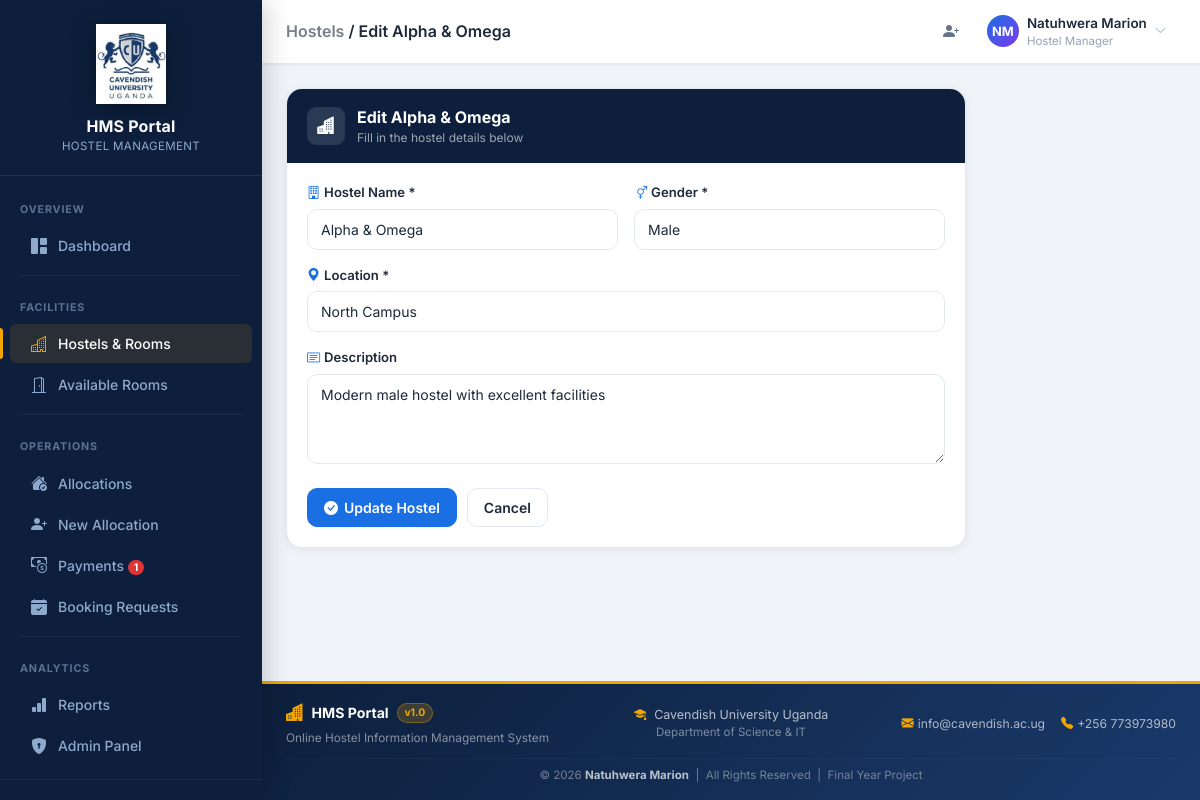
The app's page /hostels/1/edit/ (signed in) with its own data.
### users/models.py (models this page shows, shortened)
class CustomUser(AbstractUser):
    is_student = models.BooleanField(default=False, help_text="Designates if user is a student")
    is_manager = models.BooleanField(default=False, help_text="Designates if user is a hostel manager/admin")
    department = models.CharField(max_length=100, blank=True, null=True)
    level = models.CharField(max_length=20, blank=True, null=True, help_text="e.g., 100, 200, 300, 400")
    phone_number = models.CharField(max_length=15, blank=True, null=True)
    student_id = models.CharField(max_length=50, unique=True, blank=True, null=True)
    date_of_birth = models.DateField(blank=True, null=True)
    gender = models.CharField(max_length=10, choices=[('Male', 'Male'), ('Female', 'Female')], blank=True, null=True)
    photo = models.ImageField(upload_to='profile_photos/', blank=True, null=True, help_text="Profile photo")
    class Meta:
        verbose_name = "User"
        verbose_name_plural = "Users"

### hostels/models.py (models this page shows, shortened)
class Hostel(models.Model):
    GENDER_CHOICES = [
        ('Male', 'Male'),
        ('Female', 'Female'),
        ('Mixed', 'Mixed'),
    ]
    name = models.CharField(max_length=200, unique=True)
    location = models.CharField(max_length=300)
    gender = models.CharField(max_length=10, choices=GENDER_CHOICES)
    description = models.TextField(blank=True, null=True)
    image_url = models.URLField(max_length=500, blank=True, null=True, help_text="URL of the hostel banner image")
    price_per_semester = models.DecimalField(
        max_digits=12, decimal_places=2, null=True, blank=True,
        help_text="Hostel fee per semester (UGX)"
    )
    created_at = models.DateTimeField(auto_now_add=True)
    updated_at = models.DateTimeField(auto_now=True)
    class Meta:
        ordering = ['name']

### hostels/views.py (the view)
# urls.py: path('<int:hostel_id>/edit/', views.hostel_edit, name='hostel_edit'),
@login_required
@manager_required
def hostel_edit(request, hostel_id):
    hostel = get_object_or_404(Hostel, pk=hostel_id)
    if request.method == 'POST':
        form = HostelForm(request.POST, instance=hostel)
        if form.is_valid():
            form.save()
            messages.success(request, f'Hostel "{hostel.name}" updated.')
            return redirect('hostel_detail', hostel_id=hostel.pk)
    else:
        form = HostelForm(instance=hostel)
    return render(request, 'hostels/hostel_form.html', {'form': form, 'hostel': hostel, 'title': f'Edit {hostel.name}'})

### hostels/forms.py
class HostelForm(forms.ModelForm):
    class Meta:
        model = Hostel
        fields = ['name', 'location', 'gender', 'image_url', 'price_per_semester', 'description']
        widgets = {'description': forms.Textarea(attrs={'rows': 3})}
    def __init__(self, *args, **kwargs):
        super().__init__(*args, **kwargs)
        for f in self.fields.values():
            f.widget.attrs['class'] = 'form-control'

### users/context_processors.py (called while the page is built)
def sidebar_counts(request):
    if not request.user.is_authenticated:
        return {}
    if not (request.user.is_manager or request.user.is_staff):
        return {}
    from payments.models import Payment
    from allocations.models import BookingRequest
    return {
        'pending_payments_count': Payment.objects.filter(status='pending').count(),
        'pending_booking_requests_count': BookingRequest.objects.filter(status='pending').count(),
    }

### templates/hostels/hostel_form.html (shortened to what this page needs)
{% extends 'base.html' %}
{% block breadcrumb %}<a href="{% url 'hostel_list' %}" style="color:inherit;opacity:.6;text-decoration:none;">Hostels</a> / {{ title }}{% endblock %}
{% block content %}
<div style="max-width:680px;">
  <div class="card animate-in">
    <div class="card-header" style="background:var(--navy);color:#fff;border-bottom:none;">
      <div style="display:flex;align-items:center;gap:12px;">
        <div style="width:38px;height:38px;border-radius:9px;background:rgba(255,255,255,.12);display:flex;align-items:center;justify-content:center;">
          <i class="bi bi-buildings-fill" style="font-size:1.1rem;color:#fff;"></i>
        </div>
        <div>
          <div style="font-weight:700;font-size:1rem;">{{ title }}</div>
          <div style="font-size:.75rem;opacity:.6;">Fill in the hostel details below</div>
        </div>
      </div>
    </div>
    <div class="card-body">
      <form method="post" novalidate>
        <div style="display:grid;grid-template-columns:1fr 1fr;gap:16px;margin-bottom:16px;">
          <div>
            <label class="form-label" for="{{ form.name.id_for_label }}">
              <i class="bi bi-building" style="margin-right:4px;color:var(--primary);"></i>Hostel Name *
            </label>
            {{ form.name }}
          </div>
          <div>
            <label class="form-label" for="{{ form.gender.id_for_label }}">
              <i class="bi bi-gender-ambiguous" style="margin-right:4px;color:var(--primary);"></i>Gender *
            </label>
            {{ form.gender }}
          </div>
        </div>
        <div style="margin-bottom:16px;">
          <label class="form-label" for="{{ form.location.id_for_label }}">
            <i class="bi bi-geo-alt-fill" style="margin-right:4px;color:var(--primary);"></i>Location *
          </label>
          {{ form.location }}
        </div>
        <div style="margin-bottom:24px;">
          <label class="form-label" for="{{ form.description.id_for_label }}">
            <i class="bi bi-card-text" style="margin-right:4px;color:var(--primary);"></i>Description
          </label>
          {{ form.description }}
        </div>
        <div style="display:flex;gap:10px;">
          <button type="submit" class="btn btn-primary">
            <i class="bi bi-check-circle-fill"></i>
            {% if hostel %}Update Hostel{% else %}Create Hostel{% endif %}
          </button>
          {% if hostel %}
          <a href="{% url 'hostel_detail' hostel.pk %}" class="btn btn-outline">Cancel</a>
          {% else %}
          <a href="{% url 'hostel_list' %}" class="btn btn-outline">Cancel</a>
          {% endif %}
        </div>
      </form>
    </div>
  </div>
</div>
{% endblock %}

### templates/base.html (shortened to what this page needs)
{% load static %}
<!DOCTYPE html>
<html lang="en">
<head>
  <link href="https://cdn.jsdelivr.net/npm/bootstrap@5.3.2/dist/css/bootstrap.min.css" rel="stylesheet">
  <link href="https://cdn.jsdelivr.net/npm/bootstrap-icons@1.11.3/font/bootstrap-icons.min.css" rel="stylesheet">
  <link href="{% static 'css/style.css' %}" rel="stylesheet">
</head>
<body>
{% if user.is_authenticated %}
<div class="app-layout">
  <aside class="sidebar" id="sidebar">
    <div class="sb-brand" style="flex-direction:column;align-items:center;text-align:center;padding:24px 16px 20px;gap:10px;">
      <img src="{% static 'images/logo.png' %}" alt="HMS Logo"
           style="width:100%;max-width:160px;height:80px;object-fit:contain;filter:drop-shadow(0 4px 12px rgba(0,0,0,.35));">
      <div class="sb-brand-text">
        <span class="sb-brand-name" style="font-size:1rem;">HMS Portal</span>
        <span class="sb-brand-sub">Hostel Management</span>
      </div>
    </div>
    <nav class="sb-nav">
      {% if user.is_manager or user.is_staff %}
      <div class="sb-section-title">Overview</div>
      <a href="{% url 'admin_dashboard' %}"
         class="sb-link {% if request.resolver_match.url_name == 'admin_dashboard' %}active{% endif %}">
        <i class="bi bi-grid-1x2-fill sb-icon"></i>
        <span>Dashboard</span>
      </a>
      <div class="sb-divider"></div>
      <div class="sb-section-title">Facilities</div>
      <a href="{% url 'hostel_list' %}"
         class="sb-link {% if 'hostel' in request.resolver_match.url_name %}active{% endif %}">
        <i class="bi bi-buildings sb-icon"></i>
        <span>Hostels &amp; Rooms</span>
      </a>
      <a href="{% url 'available_rooms' %}"
         class="sb-link {% if request.resolver_match.url_name == 'available_rooms' %}active{% endif %}">
        <i class="bi bi-door-open sb-icon"></i>
        <span>Available Rooms</span>
      </a>
      <div class="sb-divider"></div>
      <div class="sb-section-title">Operations</div>
      <a href="{% url 'allocation_list' %}"
         class="sb-link {% if request.resolver_match.url_name == 'allocation_list' %}active{% endif %}">
        <i class="bi bi-house-check-fill sb-icon"></i>
        <span>Allocations</span>
      </a>
      <a href="{% url 'create_allocation' %}"
         class="sb-link {% if request.resolver_match.url_name == 'create_allocation' %}active{% endif %}">
        <i class="bi bi-person-plus-fill sb-icon"></i>
        <span>New Allocation</span>
      </a>
      <a href="{% url 'payment_list' %}"
         class="sb-link {% if request.resolver_match.url_name == 'payment_list' %}active{% endif %}">
        <i class="bi bi-cash-coin sb-icon"></i>
        <span>Payments
          {% if pending_payments_count and pending_payments_count > 0 %}
            <span class="sb-badge">{{ pending_payments_count }}</span>
          {% endif %}
        </span>
      </a>
      <a href="{% url 'booking_requests_admin' %}"
         class="sb-link {% if request.resolver_match.url_name == 'booking_requests_admin' %}active{% endif %}">
        <i class="bi bi-calendar-check-fill sb-icon"></i>
        <span>Booking Requests
        </span>
      </a>
      <div class="sb-divider"></div>
      <div class="sb-section-title">Analytics</div>
      <a href="{% url 'reports_dashboard' %}"
         class="sb-link {% if 'report' in request.resolver_match.url_name %}active{% endif %}">
        <i class="bi bi-bar-chart-fill sb-icon"></i>
        <span>Reports</span>
      </a>
      <a href="/admin/" class="sb-link">
        <i class="bi bi-shield-lock-fill sb-icon"></i>
        <span>Admin Panel</span>
      </a>
      {% endif %}
    </nav>
    <div class="sb-footer">
      <div class="sb-user" style="cursor:default;">
      </div>
    </div>
  </aside>
  <div class="main-wrapper">
    <header class="topbar">
      <div>
        {% block page_title %}<span class="topbar-title">{% block breadcrumb %}Dashboard{% endblock %}</span>{% endblock %}
      </div>
      <div class="topbar-actions">
        {% if user.is_manager or user.is_staff %}
        <a href="{% url 'create_allocation' %}" class="topbar-btn" title="New Allocation">
          <i class="bi bi-person-plus-fill"></i>
        </a>
        {% endif %}
        <div class="dropdown">
          <div class="topbar-user" data-bs-toggle="dropdown" aria-expanded="false" style="cursor:pointer;">
            {% if user.photo %}
            <img src="{{ user.photo.url }}" alt="photo"
                 style="width:36px;height:36px;border-radius:50%;object-fit:cover;flex-shrink:0;">
            {% else %}
            <div class="topbar-avatar">{{ user.get_full_name|slice:":1"|upper }}{{ user.last_name|slice:":1"|upper }}</div>
            {% endif %}
            <div class="d-none d-md-block">
              <div class="topbar-username">{{ user.get_full_name|default:user.username }}</div>
              <div class="topbar-role">
                {% if user.is_manager or user.is_staff %}Hostel Manager{% else %}Student{% endif %}
              </div>
            </div>
            <i class="bi bi-chevron-down d-none d-md-block" style="font-size:.7rem;color:var(--text-3);"></i>
          </div>
        </div>
      </div>
    </header>
    <main class="content-area">
      {% block content %}{% endblock %}
    </main>
    <footer style="background:linear-gradient(135deg,#0d1f3c 0%,#1a3a6b 100%);color:#fff;border-top:3px solid #f0a500;">
      <div class="container-fluid px-4 py-3">
        <div class="row align-items-center gy-2 text-center text-md-start">
          <div class="col-md-4">
            <div class="d-flex align-items-center gap-2 justify-content-center justify-content-md-start">
              <i class="bi bi-buildings-fill" style="color:#f0a500;font-size:1.1rem;"></i>
              <span class="fw-bold" style="font-size:.88rem;">HMS Portal</span>
              <span class="badge rounded-pill" style="background:rgba(240,165,0,.2);color:#f0a500;font-size:.65rem;border:1px solid rgba(240,165,0,.35);">v1.0</span>
            </div>
            <div class="mt-1" style="font-size:.74rem;color:rgba(255,255,255,.5);">Online Hostel Information Management System</div>
          </div>
          <div class="col-md-4 text-center">
            <div class="d-flex align-items-center justify-content-center gap-2" style="font-size:.78rem;color:rgba(255,255,255,.7);">
              <i class="bi bi-mortarboard-fill" style="color:#f0a500;"></i>
              <span>Cavendish University Uganda</span>
            </div>
            <div style="font-size:.72rem;color:rgba(255,255,255,.45);">Department of Science &amp; IT</div>
          </div>
          <div class="col-md-4 text-md-end text-center">
            <div class="d-flex flex-wrap justify-content-center justify-content-md-end gap-3">
              <span style="font-size:.76rem;color:rgba(255,255,255,.65);">
                <i class="bi bi-envelope-fill me-1" style="color:#f0a500;"></i>info@cavendish.ac.ug
              </span>
              <span style="font-size:.76rem;color:rgba(255,255,255,.65);">
                <i class="bi bi-telephone-fill me-1" style="color:#f0a500;"></i>+256 773973980
              </span>
            </div>
          </div>
        </div>
        <hr style="border-color:rgba(255,255,255,.1);margin:10px 0 8px;">
        <p class="text-center mb-0" style="font-size:.72rem;color:rgba(255,255,255,.4);">
          &copy; 2026 <strong style="color:rgba(255,255,255,.7);">Natuhwera Marion</strong> &nbsp;|&nbsp; All Rights Reserved &nbsp;|&nbsp; Final Year Project
        </p>
      </div>
    </footer>
  </div>
</div>
{% endif %}
</body>
</html>

### records on screen
CustomUser: get_full_name "N", last_name "M", get_full_name "Natuhwera Marion"
Hostel: name "Alpha & Omega", gender "Male", location "North Campus", description "Modern male hostel with excellent facilities"

### other values on screen
{{ pending_payments_count }} "1"
{{ title }} "Edit Alpha & Omega"
